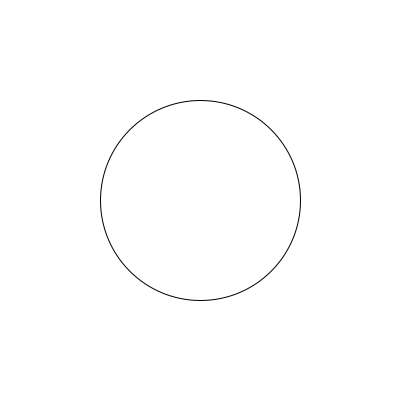
Frame 1 (no input)
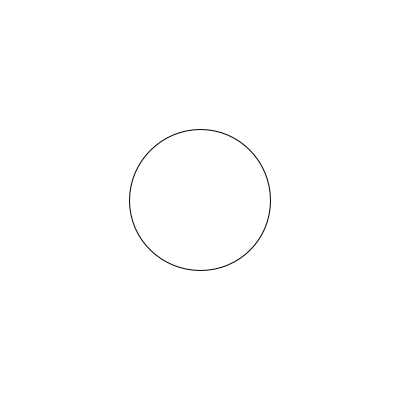
Frame 60 (the mouse pressed at the canvas centre just before this capture)
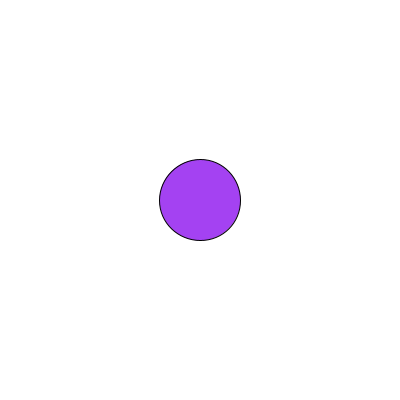
Frame 120 (the mouse held since frame 60 and released just before this capture)

The Processing sketch that drew these frames (run headless with seeded random() and noise(); from frame 60 on, the mouse is pressed at the canvas centre):

// Processing sketch: processing_105274
// ── processing_105274.pde

float x = 100;
float y = 100;
void setup(){
size(400,400);
smooth();

y=height*0.5;
x=width*0.5;
}
 
void draw(){
background(255);
ellipse(200,200,x,y);
x=x-1;
if(x<0){
x=width;
}


y=y-1;
if (y<0){
y=height;
}
   
}
void mousePressed(){
loop();
fill(random(0,255),random(0,255),random(0,255));

   
}
